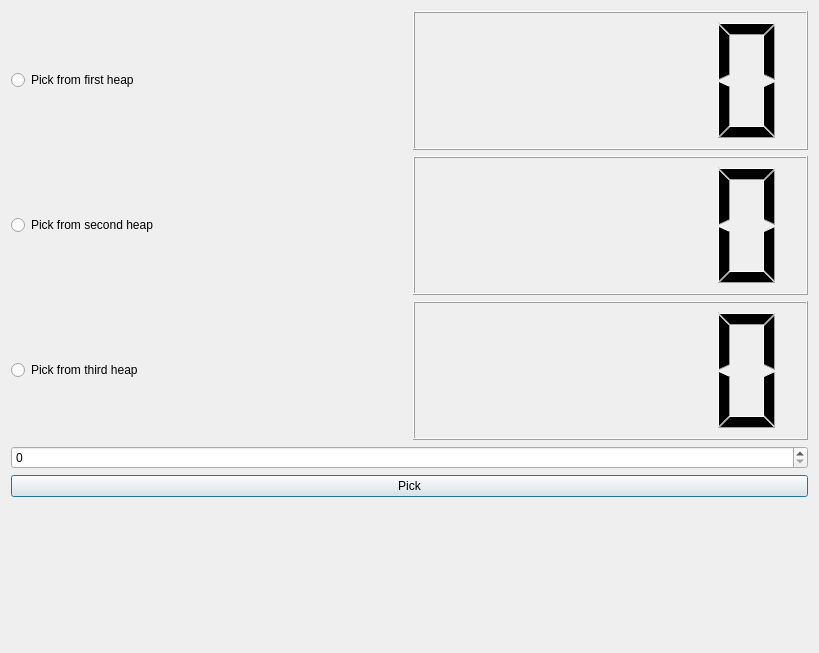
<?xml version="1.0" encoding="UTF-8"?>
<ui version="4.0">
 <class>Dialog</class>
 <widget class="QDialog" name="Dialog">
  <property name="geometry">
   <rect>
    <x>0</x>
    <y>0</y>
    <width>819</width>
    <height>653</height>
   </rect>
  </property>
  <property name="windowTitle">
   <string>Dialog</string>
  </property>
  <layout class="QVBoxLayout" name="verticalLayout">
   <item>
    <layout class="QHBoxLayout" name="horizontalLayout">
     <item>
      <widget class="QRadioButton" name="heap_1">
       <property name="text">
        <string>Pick from first heap</string>
       </property>
      </widget>
     </item>
     <item>
      <widget class="QLCDNumber" name="cnt_1"/>
     </item>
    </layout>
   </item>
   <item>
    <layout class="QHBoxLayout" name="horizontalLayout_2">
     <item>
      <widget class="QRadioButton" name="heap_2">
       <property name="text">
        <string>Pick from second heap</string>
       </property>
      </widget>
     </item>
     <item>
      <widget class="QLCDNumber" name="cnt_2"/>
     </item>
    </layout>
   </item>
   <item>
    <layout class="QHBoxLayout" name="horizontalLayout_3">
     <item>
      <widget class="QRadioButton" name="heap_3">
       <property name="text">
        <string>Pick from third heap</string>
       </property>
      </widget>
     </item>
     <item>
      <widget class="QLCDNumber" name="cnt_3"/>
     </item>
    </layout>
   </item>
   <item>
    <widget class="QSpinBox" name="amount"/>
   </item>
   <item>
    <widget class="QPushButton" name="pick">
     <property name="text">
      <string>Pick</string>
     </property>
    </widget>
   </item>
   <item>
    <widget class="QLabel" name="mes_label">
     <property name="text">
      <string/>
     </property>
    </widget>
   </item>
  </layout>
 </widget>
 <resources/>
 <connections/>
</ui>
